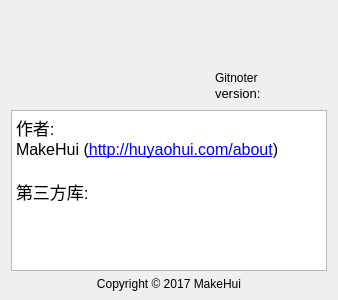
<?xml version="1.0" encoding="UTF-8"?>
<ui version="4.0">
 <class>AboutDialog</class>
 <widget class="QDialog" name="AboutDialog">
  <property name="geometry">
   <rect>
    <x>0</x>
    <y>0</y>
    <width>338</width>
    <height>300</height>
   </rect>
  </property>
  <property name="windowTitle">
   <string>关于 Gitnoter</string>
  </property>
  <layout class="QVBoxLayout" name="verticalLayout_2">
   <property name="spacing">
    <number>-1</number>
   </property>
   <property name="topMargin">
    <number>24</number>
   </property>
   <property name="bottomMargin">
    <number>9</number>
   </property>
   <item>
    <layout class="QHBoxLayout" name="horizontalLayout">
     <property name="spacing">
      <number>-1</number>
     </property>
     <property name="leftMargin">
      <number>0</number>
     </property>
     <property name="topMargin">
      <number>0</number>
     </property>
     <property name="bottomMargin">
      <number>0</number>
     </property>
     <item>
      <widget class="QWidget" name="widget" native="true"/>
     </item>
     <item>
      <widget class="QLabel" name="logo">
       <property name="minimumSize">
        <size>
         <width>80</width>
         <height>80</height>
        </size>
       </property>
       <property name="maximumSize">
        <size>
         <width>80</width>
         <height>80</height>
        </size>
       </property>
       <property name="text">
        <string/>
       </property>
       <property name="pixmap">
        <pixmap resource="../resources/resources.qrc">:/images/icon-logo.png</pixmap>
       </property>
       <property name="scaledContents">
        <bool>true</bool>
       </property>
      </widget>
     </item>
     <item>
      <layout class="QVBoxLayout" name="verticalLayout">
       <property name="spacing">
        <number>0</number>
       </property>
       <property name="topMargin">
        <number>46</number>
       </property>
       <property name="rightMargin">
        <number>0</number>
       </property>
       <property name="bottomMargin">
        <number>3</number>
       </property>
       <item>
        <widget class="QLabel" name="name">
         <property name="text">
          <string>Gitnoter</string>
         </property>
        </widget>
       </item>
       <item>
        <widget class="QLabel" name="version">
         <property name="font">
          <font>
           <pointsize>10</pointsize>
          </font>
         </property>
         <property name="text">
          <string>version: </string>
         </property>
        </widget>
       </item>
      </layout>
     </item>
    </layout>
   </item>
   <item>
    <widget class="QTextBrowser" name="textBrowser">
     <property name="html">
      <string>&lt;!DOCTYPE HTML PUBLIC &quot;-//W3C//DTD HTML 4.0//EN&quot; &quot;http://www.w3.org/TR/REC-html40/strict.dtd&quot;&gt;
&lt;html&gt;&lt;head&gt;&lt;meta name=&quot;qrichtext&quot; content=&quot;1&quot; /&gt;&lt;style type=&quot;text/css&quot;&gt;
p, li { white-space: pre-wrap; }
&lt;/style&gt;&lt;/head&gt;&lt;body style=&quot; font-family:'.SF NS Text'; font-size:13pt; font-weight:400; font-style:normal;&quot;&gt;
&lt;p style=&quot; margin-top:0px; margin-bottom:0px; margin-left:0px; margin-right:0px; -qt-block-indent:0; text-indent:0px;&quot;&gt;作者: &lt;/p&gt;
&lt;p style=&quot; margin-top:0px; margin-bottom:0px; margin-left:0px; margin-right:0px; -qt-block-indent:0; text-indent:0px;&quot;&gt;&lt;span style=&quot; font-size:12pt;&quot;&gt;MakeHui (&lt;/span&gt;&lt;a href=&quot;http://huyaohui.com/about&quot;&gt;&lt;span style=&quot; font-size:12pt; text-decoration: underline; color:#0000ff;&quot;&gt;http://huyaohui.com/about&lt;/span&gt;&lt;/a&gt;&lt;span style=&quot; font-size:12pt;&quot;&gt;)&lt;/span&gt;&lt;/p&gt;
&lt;p style=&quot;-qt-paragraph-type:empty; margin-top:0px; margin-bottom:0px; margin-left:0px; margin-right:0px; -qt-block-indent:0; text-indent:0px;&quot;&gt;&lt;br /&gt;&lt;/p&gt;
&lt;p style=&quot; margin-top:0px; margin-bottom:0px; margin-left:0px; margin-right:0px; -qt-block-indent:0; text-indent:0px;&quot;&gt;第三方库:&lt;/p&gt;
&lt;p style=&quot;-qt-paragraph-type:empty; margin-top:0px; margin-bottom:0px; margin-left:0px; margin-right:0px; -qt-block-indent:0; text-indent:0px;&quot;&gt;&lt;br /&gt;&lt;/p&gt;&lt;/body&gt;&lt;/html&gt;</string>
     </property>
     <property name="openExternalLinks">
      <bool>true</bool>
     </property>
    </widget>
   </item>
   <item>
    <widget class="QLabel" name="copyright">
     <property name="text">
      <string>Copyright © 2017 MakeHui</string>
     </property>
     <property name="alignment">
      <set>Qt::AlignCenter</set>
     </property>
    </widget>
   </item>
  </layout>
 </widget>
 <resources>
  <include location="../resources/resources.qrc"/>
 </resources>
 <connections/>
</ui>
